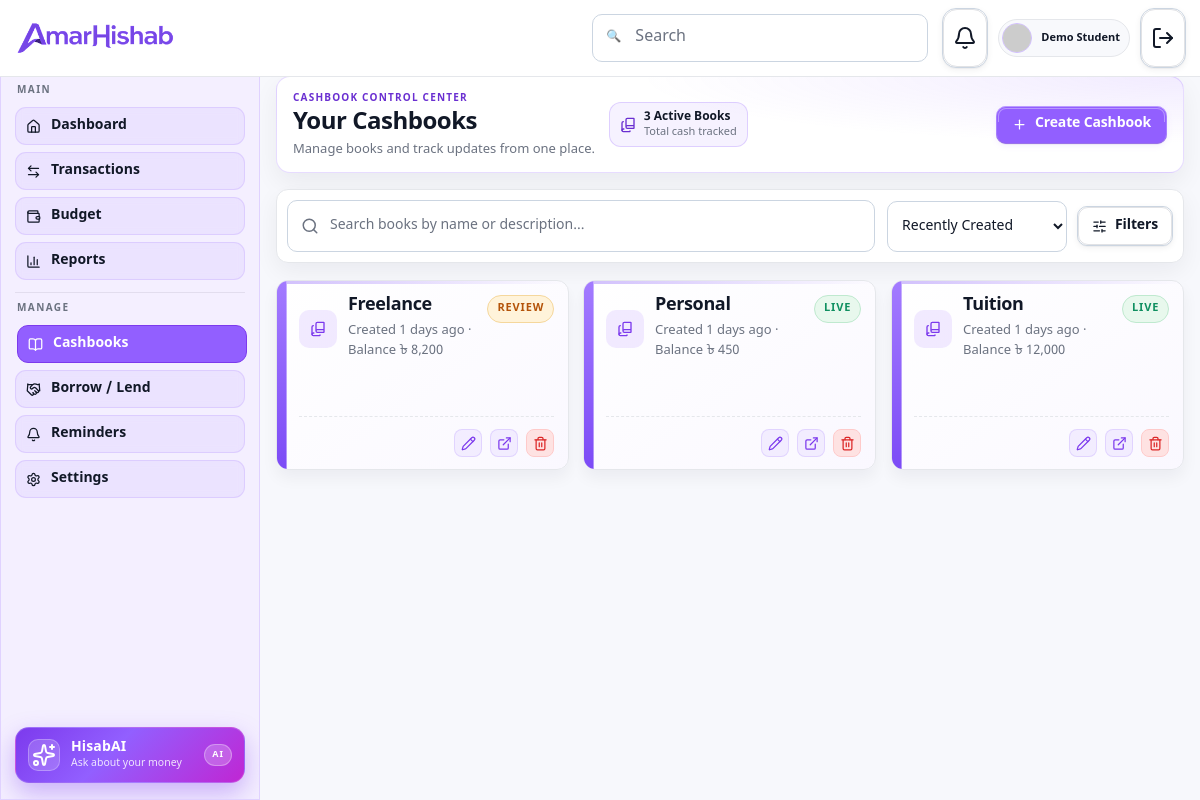
Screenshot of /pages/cashbooks.php (signed in) with the database file from the repository.
### tables this page shows
CREATE TABLE cashbooks (
	id          INT UNSIGNED AUTO_INCREMENT PRIMARY KEY,
	user_id     INT UNSIGNED NOT NULL,
	name        VARCHAR(120) NOT NULL,
	description VARCHAR(255) NULL,
	status      ENUM('live','review') NOT NULL DEFAULT 'live',
	created_at  TIMESTAMP    NOT NULL DEFAULT CURRENT_TIMESTAMP,
	CONSTRAINT fk_cashbooks_user FOREIGN KEY (user_id)
		REFERENCES users(id) ON DELETE CASCADE,
	INDEX idx_cashbooks_user (user_id)
);

### includes/auth.php (called while the page is built, shortened)
<?php
function current_user(): ?array
{
	return $_SESSION['user'] ?? null;
}

### config/db.php (called while the page is built, shortened)
<?php
function app_config(): array
{
	$local  = __DIR__ . '/config.local.php';
	$sample = __DIR__ . '/config.sample.php';
	$config = file_exists($local) ? require $local : require $sample;
	return $config;
}
function db(): PDO
{
	static $pdo = null;
	if ($pdo instanceof PDO) {
		return $pdo;
	}
	$cfg = app_config()['db'];
	$host    = getenv('DB_HOST')    ?: $cfg['host'];
	$port    = getenv('DB_PORT')    ?: $cfg['port'];
	$name    = getenv('DB_NAME')    ?: $cfg['name'];
	$charset = getenv('DB_CHARSET') ?: $cfg['charset'];
	$user    = getenv('DB_USER')    ?: $cfg['user'];
	$pass    = getenv('DB_PASS') !== false ? getenv('DB_PASS') : $cfg['pass'];
	$dsn = sprintf('mysql:host=%s;port=%s;dbname=%s;charset=%s', $host, $port, $name, $charset);
	$options = [
		PDO::ATTR_ERRMODE            => PDO::ERRMODE_EXCEPTION,
		PDO::ATTR_DEFAULT_FETCH_MODE => PDO::FETCH_ASSOC,
		PDO::ATTR_EMULATE_PREPARES   => false,
	];
	$ssl = getenv('DB_SSL') !== false ? getenv('DB_SSL') : ($cfg['ssl'] ?? false);
	if (filter_var($ssl, FILTER_VALIDATE_BOOLEAN)) {
		$options[PDO::MYSQL_ATTR_SSL_VERIFY_SERVER_CERT] = false;
		$options[PDO::MYSQL_ATTR_SSL_CA] = getenv('DB_SSL_CA') ?: ($cfg['ssl_ca'] ?? null);
		if (empty($options[PDO::MYSQL_ATTR_SSL_CA])) {
			unset($options[PDO::MYSQL_ATTR_SSL_CA]);
		}
	}
	$pdo = new PDO($dsn, $user, $pass, $options);
	return $pdo;
}

### includes/cashbooks.php (called while the page is built, shortened)
<?php
require_once __DIR__ . '/../config/db.php';
function cashbooks_for_user(int $userId): array
{
	$sql = 'SELECT c.id, c.name, c.description, c.status, c.created_at,
				COALESCE(SUM(CASE WHEN t.direction = \'in\'  THEN t.amount END), 0) AS cash_in,
				COALESCE(SUM(CASE WHEN t.direction = \'out\' THEN t.amount END), 0) AS cash_out
			FROM cashbooks c
			LEFT JOIN transactions t ON t.cashbook_id = c.id
			WHERE c.user_id = ?
			GROUP BY c.id
			ORDER BY c.created_at DESC';
	$stmt = db()->prepare($sql);
	$stmt->execute([$userId]);
	$rows = $stmt->fetchAll();
	return $rows;
}

### includes/helpers.php (called while the page is built, shortened)
<?php
function e(?string $value): string
{
	return htmlspecialchars($value ?? '', ENT_QUOTES, 'UTF-8');
}
function taka($amount): string
{
	$value = is_numeric($amount) ? (float) $amount : 0.0;
	return '৳ ' . number_format($value);
}
function time_ago(string $datetime): string
{
	$ts   = strtotime($datetime);
	$diff = time() - $ts;
	if ($diff < 2592000)   return (int) round($diff / 86400) . ' days ago';
	return date('M j, Y', $ts);
}

### pages/cashbooks.php (the view, shortened to what this page needs)
<?php
require_once __DIR__ . '/../includes/cashbooks.php';
$userId = current_user()['id'];
$books  = cashbooks_for_user($userId);
?>
<!DOCTYPE html>
<html lang="en">
<head>
	<link rel="stylesheet" href="../styles/main.css" />
	<link rel="stylesheet" href="../styles/pages/dashboard.css" />
	<link rel="stylesheet" href="../styles/pages/cashbooks.css" />
</head>
<body data-page-title="Cashbooks">
	<div class="dashboard-layout">
		<?php include __DIR__ . '/../partials/navbar.php'; ?>
		<div class="dashboard-body">
			<?php include __DIR__ . '/../partials/sidebar.php'; ?>
			<main class="dashboard-main cashbooks-main">
				<section class="container-wide cashbooks-page">
					<header class="cashbooks-hero surface">
						<div class="cashbooks-hero-main">
							<div class="cashbooks-hero-copy">
								<p class="cashbooks-eyebrow">Cashbook Control Center</p>
								<h1>Your Cashbooks</h1>
								<p class="cashbooks-hero-sub">Manage books and track updates from one place.</p>
							</div>
							<div class="cashbooks-hero-stats">
								<div class="cashbooks-stat-pill">
									<i data-lucide="book-copy" aria-hidden="true"></i>
									<div>
										<strong data-cashbooks-active-count><?= count($books) ?> Active Books</strong>
										<span>Total cash tracked</span>
									</div>
								</div>
							</div>
						</div>
						<div class="cashbooks-hero-cta">
							<button
								class="btn btn-primary btn-sm cashbooks-add-btn"
								type="button"
								data-modal-target="#create-cashbook-modal"
								aria-haspopup="dialog"
								aria-controls="create-cashbook-modal"
							>
								<i data-lucide="plus" aria-hidden="true"></i>
								<span>Create Cashbook</span>
							</button>
						</div>
					</header>
					<div class="cashbooks-controls surface">
						<div class="input-wrap cashbooks-search">
							<input id="cashbook-search" class="input" type="text" placeholder="Search books by name or description..." />
						</div>
						<div class="cashbooks-control-actions">
							<label class="cashbooks-sort-wrap">
								<select id="cashbook-sort" class="select">
									<option value="created-desc">Recently Created</option>
								</select>
							</label>
							<button class="btn btn-outline btn-sm" type="button">
								<i data-lucide="sliders-horizontal" aria-hidden="true"></i>
								<span>Filters</span>
							</button>
						</div>
					</div>
					<div class="cashbooks-grid">
						<section class="cashbooks-stream" data-component="cashbook-card-list">
							<?php if (empty($books)): ?>
								<p class="cashbooks-empty">No cashbooks yet. Create your first one to get started.</p>
							<?php else: ?>
								<?php foreach ($books as $book): ?>
									<?php $warn = $book['status'] === 'review' ? ' cashbook-health--warn' : ''; ?>
									<article class="cashbook-card cashbook-card--book surface" data-cashbook-id="<?= e($book['id']) ?>" data-name="<?= e(strtolower($book['name'])) ?>" data-description="<?= e(strtolower($book['description'] ?? '')) ?>" data-created="<?= strtotime($book['created_at']) ?>" data-balance="<?= (float)$book['balance'] ?>">
										<div class="cashbook-card-head">
											<div class="cashbook-main">
												<div class="cashbook-badge"><i data-lucide="book-copy" aria-hidden="true"></i></div>
												<div>
													<h3><?= e($book['name']) ?></h3>
													<p>Created <?= e(time_ago($book['created_at'])) ?> · Balance <?= e(taka($book['balance'])) ?></p>
												</div>
											</div>
											<span class="cashbook-health<?= $warn ?>"><?= $book['status'] === 'review' ? 'Review' : 'Live' ?></span>
										</div>
										<div class="cashbook-card-foot">
											<div class="cashbook-actions">
												<button class="cashbook-icon-btn" type="button"
													data-modal-target="#edit-cashbook-modal"
													data-edit-id="<?= e($book['id']) ?>"
													data-edit-name="<?= e($book['name']) ?>"
													data-edit-description="<?= e($book['description'] ?? '') ?>"
													data-edit-status="<?= e($book['status']) ?>"
													aria-label="Edit <?= e($book['name']) ?>"><i data-lucide="pencil" aria-hidden="true"></i></button>
												<a class="cashbook-icon-btn" href="./cashbook-details.php?id=<?= e($book['id']) ?>" aria-label="Open <?= e($book['name']) ?>"><i data-lucide="external-link" aria-hidden="true"></i></a>
												<form class="cashbook-delete-form" action="../actions/cashbook-delete.php" method="post" onsubmit="return confirm('Delete this cashbook and all its transactions?');">
													<button class="cashbook-icon-btn cashbook-icon-btn--danger" type="submit" aria-label="Delete <?= e($book['name']) ?>"><i data-lucide="trash-2" aria-hidden="true"></i></button>
												</form>
											</div>
										</div>
									</article>
								<?php endforeach; ?>
							<?php endif; ?>
						</section>
					</div>
				</section>
			</main>
		</div>
	</div>
</body>
</html>

### styles/pages/dashboard.css (style rules this page uses)
.dashboard-layout { --dashboard-topbar-height: 58px; min-height: 100vh; min-height: 100dvh; padding-top: var(--dashboard-topbar-height); background: var(--color-bg); }
.dashboard-body { min-height: calc(100vh - var(--dashboard-topbar-height)); min-height: calc(100dvh - var(--dashboard-topbar-height)); }
.dashboard-main { margin-left: var(--sidebar-width); min-width: 0; min-height: calc(100vh - var(--dashboard-topbar-height)); min-height: calc(100dvh - var(--dashboard-topbar-height)); background: var(--color-bg); }
.dashboard-main { padding: 48px 36px; }
@media (max-width: 88rem) { .dashboard-main { margin-left: var(--sidebar-width); } }

### styles/pages/cashbooks.css (style rules this page uses)
.cashbooks-main { padding: 18px 0 28px; }
.cashbooks-page { display: grid; gap: 16px; }
.cashbooks-hero { display: flex; align-items: center; justify-content: space-between; gap: 14px; padding: 14px 16px; border-radius: 14px; border: 1px solid rgba(146, 95, 255, 0.22); background: radial-gradient(120% 140% at 100% 0%, rgba(146, 95, 255, 0.12) 0%, rgba(146, 95, 255, 0) 50%), #fff; box-shadow: 0 10px 26px rgba(17, 24, 39, 0.06); }
.cashbooks-hero-main { display: flex; align-items: center; gap: 14px; min-width: 0; flex: 1; flex-wrap: wrap; }
.cashbooks-hero-copy { display: grid; gap: 3px; min-width: 0; }
.cashbooks-eyebrow { margin: 0; font-size: 10px; font-weight: 700; letter-spacing: 0.12em; text-transform: uppercase; color: var(--color-brand-700); }
.cashbooks-hero h1 { margin: 0; font-size: 24px; line-height: 1.15; }
.cashbooks-hero-sub { margin: 0; font-size: 13px; line-height: 1.35; color: var(--color-text-muted); max-width: 46ch; }
.cashbooks-hero-stats { margin-top: 0; display: flex; flex-wrap: wrap; gap: 8px; }
.cashbooks-stat-pill { display: inline-flex; align-items: center; gap: 8px; padding: 7px 10px; border-radius: 12px; border: 1px solid rgba(146, 95, 255, 0.24); background: rgba(146, 95, 255, 0.08); }
.cashbooks-stat-pill i, .cashbooks-stat-pill svg { width: 16px; height: 16px; stroke-width: 2; color: var(--color-brand-700); flex-shrink: 0; }
.cashbooks-stat-pill strong { display: block; font-size: 12px; line-height: 1.2; }
.cashbooks-stat-pill span { display: block; margin-top: 2px; font-size: 11px; line-height: 1.2; color: var(--color-text-muted); }
.cashbooks-hero-cta { display: inline-flex; align-items: center; flex-shrink: 0; }
.cashbooks-add-btn { min-height: 38px; gap: 8px; padding-inline: 16px; }
.cashbooks-hero-cta i, .cashbooks-hero-cta svg { width: 15px; height: 15px; stroke-width: 2; }
.cashbooks-controls { display: flex; align-items: center; gap: 12px; padding: 10px; border-radius: 12px; border: 1px solid var(--color-border); background: #fff; }
.cashbooks-search { flex: 1; min-width: 260px; }
.cashbooks-search .input { min-height: 40px; font-size: 14px; background: #fff; }
.cashbooks-control-actions { display: inline-flex; align-items: center; gap: 10px; margin-left: auto; }
.cashbooks-sort-wrap { width: 180px; }
.cashbooks-sort-wrap .select { min-height: 40px; font-size: 14px; background: #fff; padding-inline: 10px; }
.cashbooks-control-actions .btn { min-height: 40px; padding-inline: 14px; gap: 8px; }
.cashbooks-control-actions .btn i, .cashbooks-control-actions .btn svg { width: 15px; height: 15px; stroke-width: 2; }
.cashbooks-grid { display: block; }
.cashbooks-stream { display: grid; grid-template-columns: repeat(auto-fit, minmax(220px, 1fr)); gap: 14px; }

### styles/typography.css (style rules this page uses)
body { font-family: var(--font-family-base); font-size: var(--font-size-300); font-weight: var(--font-weight-regular); line-height: var(--line-height-body); color: var(--color-text-primary); }
h1, h2, h3, h4, h5, h6 { color: var(--color-text-primary); font-weight: var(--font-weight-bold); line-height: var(--line-height-heading); letter-spacing: -0.02em; }
h1 { font-size: clamp(2rem, 1.4rem + 2vw, 2.75rem); line-height: var(--line-height-tight); }
h3 { font-size: clamp(1.375rem, 1.1rem + 0.9vw, 1.75rem); }
p { color: var(--color-text-secondary); }
strong, b { font-weight: var(--font-weight-semibold); }
a { color: var(--color-brand-700); transition: color var(--duration-fast) var(--easing-standard); }

### styles/layout.css (style rules this page uses)
body { background: var(--color-bg); }
main { display: block; }
.container-wide { width: min(100% - (var(--space-4) * 2), var(--container-max-wide)); margin-inline: auto; }
.surface { border: 1px solid var(--color-border); border-radius: var(--radius-lg); background: var(--color-surface); box-shadow: var(--shadow-sm); }

### rows the page displays
cashbooks: name "Freelance", created_at "1 days ago", balance "৳ 8,200", status "REVIEW"
cashbooks: name "Personal", created_at "1 days ago", balance "৳ 450", status "LIVE"
cashbooks: name "Tuition", created_at "1 days ago", balance "৳ 12,000", status "LIVE"

### other values shown
$navUser['name'] "Demo Student"
count($books) "3"
